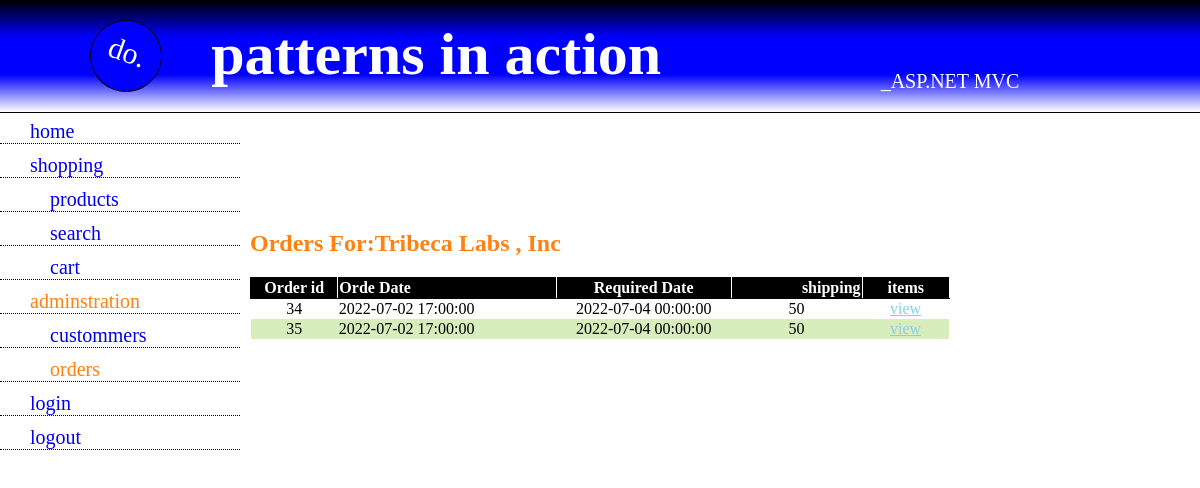
Page /orders.php (signed in) on the committed database.
### tables this page shows
CREATE TABLE `orders` (
  `order_id` int(11) NOT NULL,
  `order_date` timestamp NOT NULL DEFAULT current_timestamp() ON UPDATE current_timestamp(),
  `reguredate` datetime NOT NULL,
  `p_name` varchar(255) NOT NULL,
  `price` varchar(255) NOT NULL,
  `r_price` float NOT NULL,
  `qty` int(11) NOT NULL,
  `user_id` int(11) NOT NULL,
  `image` varchar(255) NOT NULL,
  `payment_status` varchar(255) NOT NULL DEFAULT 'pending',
  `payment_method` varchar(255) NOT NULL
);

### orders.php (the view, shortened to what this page needs)
<?php
    require_once('connect.php');
        if(!isset($_SESSION['admin'])){
            header('location:login.php');
        }else{
?>
<!DOCTYPE html>
<html lang="en">
<head>
    <link rel="stylesheet" href="css/style.css">
</head>
<body>
    <?php include_once('header.php');?>
    <section>
        <h1>Orders for:<span>tribeca labs , inc</span></h1>
        <table style="width:100%;  margin-top:20px;">
            <tr class="tr-head">
                <th style="width:10%; ">Order id</th>
                <th style="width:25%; text-align:left;">Orde Date</th>
                <th style="width:20%; text-align:center;">Required Date</th>
                <th style="width:15%; text-align:right;">shipping</th>
                <th style="width:10%; text-align:center;">items</th>
            </tr>
                <?php
                    $selet_order =$db->prepare("SELECT * FROM `orders` ");
                    $selet_order->execute();
                    while($row = $selet_order->fetch(PDO::FETCH_ASSOC)){
                ?>
                    <tr class="tr-body">
                <td style="text-align:center;"><?php echo $row['order_id']?></td>
                <td><?php echo $row['order_date']?></td>
                <td style="text-align:center;"><?php echo $row['reguredate']?></td>
                <td style="text-align:center;"><?php echo $row['r_price'] ?></td>
                <td style="text-align:center; "><a href="view_order.php?view_id=<?php echo $row['order_id']?>" style="color:skyblue;">view</a></td>
       <?php } ?>
            </tr>
        </table>
        </section>
</body>
</html>
<?php } ?>

### css/style.css (style rules this page uses)
body { padding: 0; margin: 0; box-sizing: border-box; }
section { margin: 0 auto; max-width: 700px; margin-top: -250px; }
section h1 { color: rgb(255, 129, 18); text-transform: capitalize; }
table, th { border-right: 1px solid #fff !important; }
table, th, td { border: 1px solid black; border-collapse: collapse; border-right: 1px solid #fff; }
table, td { border: none; }
table .tr-head { background: #000 !important; color: #fff !important; }
table .tr-body { background-color: #fff; color: #000; }
tr:nth-of-type(odd) { background: rgb(215, 237, 187); }
tr:nth-of-type(even) { background: white; }

### rows in the picture
orders: order_id "34", order_date "2022-07-02 17:00:00", reguredate "2022-07-04 00:00:00", r_price "50"
orders: order_id "35", order_date "2022-07-02 17:00:00", reguredate "2022-07-04 00:00:00", r_price "50"
